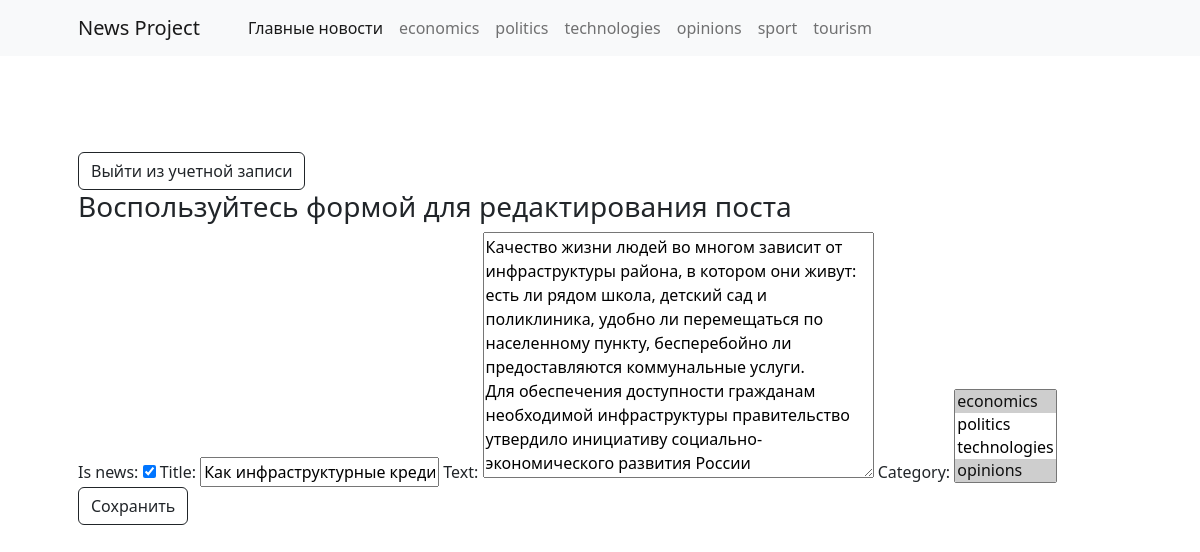
Before: /12/edit (signed in) with the older database file.
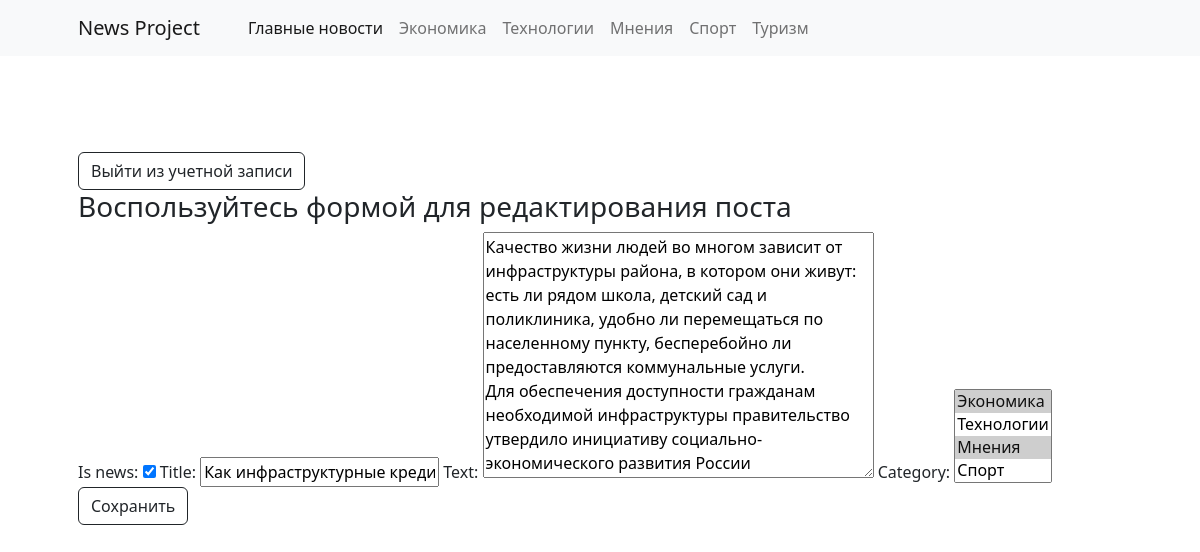
After: the same page with the newer database file.
### news/models.py (models this page shows, shortened)
class Category(models.Model):
    name = models.CharField(max_length=64, unique=True)
    subscribers = models.ManyToManyField(User, through='UserCategory', blank=True)
    slug = models.SlugField(max_length=255, unique=True, db_index=True, null=True)
    def __str__(self):
        return f'{self.name}'

### news/views.py (the view)
# urls.py: path('<int:pk>/edit', PostUpdate.as_view(), name='post_edit'),
class PostUpdate(LoginRequiredMixin, PermissionRequiredMixin, UpdateView):
    template_name = 'edit.html'
    form_class = PostForm
    permission_required = 'news.change_post'
    def get_object(self, **kwargs):
        id = self.kwargs.get('pk')
        return Post.objects.get(pk=id)

### news/forms.py
class PostForm(ModelForm):
    class Meta:
        model = Post
        fields = ['is_news', 'title', 'text', 'category']

### news/templatetags/custom_tags.py (called while the page is built)
@register.inclusion_tag('navigation.html', takes_context=True)
def show_navigation(context):
    categories = Category.objects.all()
    return {
        "categories": categories,
    }

### templates/edit.html (shortened to what this page needs)
{% extends 'default.html' %}
{% block content %}
<div>
  <a class="btn btn-outline-dark mt-auto" href="accounts/logout">Выйти из учетной записи</a>
</div>
<h3>Воспользуйтесь формой для редактирования поста</h3>
<form method="POST">
    {{ form }}
    <button class="btn btn-outline-dark mt-auto">Сохранить</button>
</form>
{% endblock content %}

### templates/navigation.html
{% load cache %}
{% cache 300 navigation %}
<ul class="navbar-nav me-auto mb-2 mb-lg-0 ms-lg-4">
    <li class="nav-item"><a class="nav-link active" aria-current="page" href="/">Главные новости</a></li>
    {% for category in categories %}
    <li class="nav-item"><a class="nav-link" href="{% url 'categories' category.slug %}">{{ category.name }}</a></li>
    {% endfor %}
</ul>
{% endcache %}

Changed rows visible on the page:
removed Category: name "politics"
changed Category: name "economics" → "Экономика"
changed Category: name "technologies" → "Технологии"
changed Category: name "opinions" → "Мнения"
changed Category: name "sport" → "Спорт"
changed Category: name "tourism" → "Туризм"
Other visible differences:
form field category: "economics ☑ / politics / technologies / opinions ☑" → "Экономика ☑ / Технологии / Мнения ☑ / Спорт"
